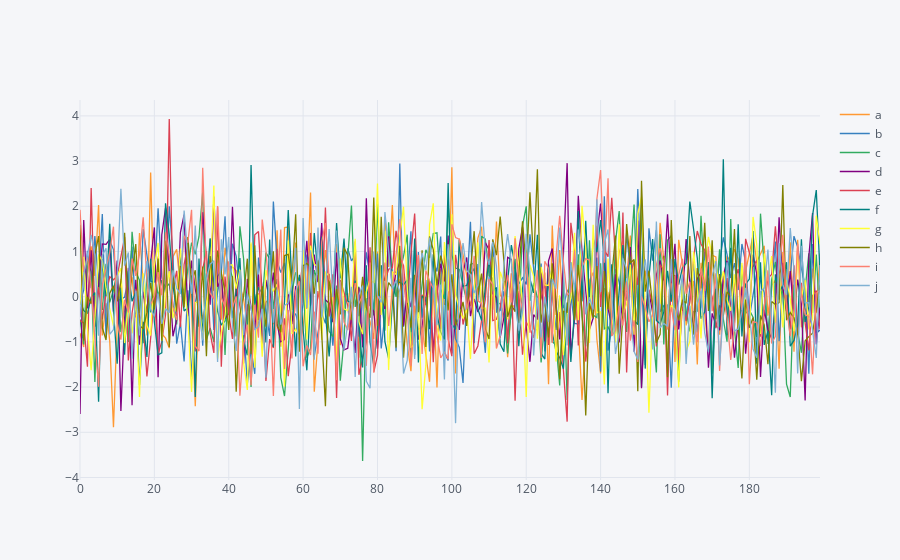

Notebook code for this chart:
### Code cell
dt.iplot()

### Figure 1 — Plotly figure (JSON) as saved in the notebook; plotly's stock layout.template omitted (floating-point values rounded to 4 significant figures; data arrays with more than 128 entries replaced by an {"elided": "..."} marker saying what was removed)
{"data": [{"line": {"color": "rgba(255, 153, 51, 1.0)", "dash": "solid", "shape": "linear", "width": 1.3}, "mode": "lines", "name": "a", "text": "", "type": "scatter", "uid": "3dfd19f3-2656-4656-bbdc-63e9799f40d3", "x": {"elided": "200 int values"}, "y": {"elided": "200 float values"}}, {"line": {"color": "rgba(55, 128, 191, 1.0)", "dash": "solid", "shape": "linear", "width": 1.3}, "mode": "lines", "name": "b", "text": "", "type": "scatter", "uid": "10aabaac-81d5-4e96-aae3-39be304ece59", "x": {"elided": "200 int values"}, "y": {"elided": "200 float values"}}, {"line": {"color": "rgba(50, 171, 96, 1.0)", "dash": "solid", "shape": "linear", "width": 1.3}, "mode": "lines", "name": "c", "text": "", "type": "scatter", "uid": "c677bad5-b2bc-45a1-a11c-b2fc851c9bc6", "x": {"elided": "200 int values"}, "y": {"elided": "200 float values"}}, {"line": {"color": "rgba(128, 0, 128, 1.0)", "dash": "solid", "shape": "linear", "width": 1.3}, "mode": "lines", "name": "d", "text": "", "type": "scatter", "uid": "1e81bf99-3bb6-4331-940a-37175b48dd06", "x": {"elided": "200 int values"}, "y": {"elided": "200 float values"}}, {"line": {"color": "rgba(219, 64, 82, 1.0)", "dash": "solid", "shape": "linear", "width": 1.3}, "mode": "lines", "name": "e", "text": "", "type": "scatter", "uid": "775268d3-3489-477e-8774-554e033f8414", "x": {"elided": "200 int values"}, "y": {"elided": "200 float values"}}, {"line": {"color": "rgba(0, 128, 128, 1.0)", "dash": "solid", "shape": "linear", "width": 1.3}, "mode": "lines", "name": "f", "text": "", "type": "scatter", "uid": "169dc489-83e4-4894-a636-73b9fd8184f9", "x": {"elided": "200 int values"}, "y": {"elided": "200 float values"}}, {"line": {"color": "rgba(255, 255, 51, 1.0)", "dash": "solid", "shape": "linear", "width": 1.3}, "mode": "lines", "name": "g", "text": "", "type": "scatter", "uid": "b364aac0-94f4-4ccb-85e5-8461f3b1d33a", "x": {"elided": "200 int values"}, "y": {"elided": "200 float values"}}, {"line": {"color": "rgba(128, 128, 0, 1.0)", "dash": "solid", "shape": "linear", "width": 1.3}, "mode": "lines", "name": "h", "text": "", "type": "scatter", "uid": "9fca0b22-d03b-4ccf-a22f-969100de4b6f", "x": {"elided": "200 int values"}, "y": {"elided": "200 float values"}}, {"line": {"color": "rgba(251, 128, 114, 1.0)", "dash": "solid", "shape": "linear", "width": 1.3}, "mode": "lines", "name": "i", "text": "", "type": "scatter", "uid": "0fed16af-4a71-4389-bdc0-60a7906aaa68", "x": {"elided": "200 int values"}, "y": {"elided": "200 float values"}}, {"line": {"color": "rgba(128, 177, 211, 1.0)", "dash": "solid", "shape": "linear", "width": 1.3}, "mode": "lines", "name": "j", "text": "", "type": "scatter", "uid": "5f051326-5c78-47d5-907d-e77c94f6078d", "x": {"elided": "200 int values"}, "y": {"elided": "200 float values"}}], "layout": {"legend": {"bgcolor": "#F5F6F9", "font": {"color": "#4D5663"}}, "paper_bgcolor": "#F5F6F9", "plot_bgcolor": "#F5F6F9", "title": {"font": {"color": "#4D5663"}}, "xaxis": {"gridcolor": "#E1E5ED", "showgrid": true, "tickfont": {"color": "#4D5663"}, "title": {"font": {"color": "#4D5663"}, "text": ""}, "zerolinecolor": "#E1E5ED"}, "yaxis": {"gridcolor": "#E1E5ED", "showgrid": true, "tickfont": {"color": "#4D5663"}, "title": {"font": {"color": "#4D5663"}, "text": ""}, "zerolinecolor": "#E1E5ED"}}}
